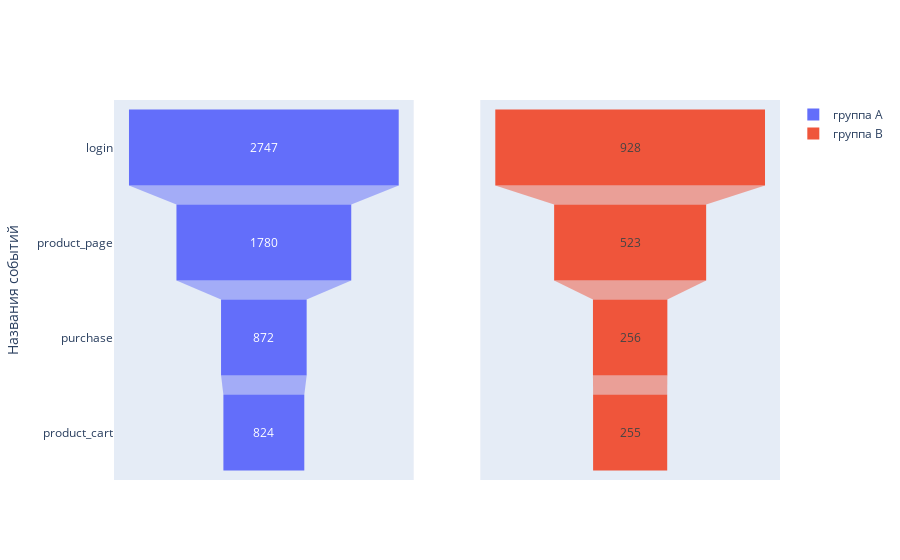

The code cell stored with this chart in its notebook:
### Code cell
# визуализации конверсии для группы А и B

first_line = go.Funnel(
        y=a_conversion['user_id'].index,
        x=a_conversion['user_id'].values,
        name="группа А"
    )
second_line = go.Funnel(
        y=b_conversion['user_id'].index,
        x=b_conversion['user_id'].values,
        name="группа B"
    )
fig = make_subplots(rows=1, cols=2, shared_yaxes=True)
fig.add_trace(first_line, row=1, col=1)
fig.add_trace(second_line, row=1, col=2)

layout = {
    "yaxis": {
        "title": "Названия событий"
    }
}

fig.update_layout(layout)

### Figure 1 — Plotly figure (JSON) as saved in the notebook; plotly's stock layout.template omitted (floating-point values rounded to 4 significant figures)
{"data": [{"name": "группа А", "type": "funnel", "x": [2747, 1780, 872, 824], "xaxis": "x", "y": ["login", "product_page", "purchase", "product_cart"], "yaxis": "y"}, {"name": "группа B", "type": "funnel", "x": [928, 523, 256, 255], "xaxis": "x2", "y": ["login", "product_page", "purchase", "product_cart"], "yaxis": "y2"}], "layout": {"xaxis": {"anchor": "y", "domain": [0, 0.45]}, "xaxis2": {"anchor": "y2", "domain": [0.55, 1]}, "yaxis": {"anchor": "x", "domain": [0, 1], "title": {"text": "Названия событий"}}, "yaxis2": {"anchor": "x2", "domain": [0, 1], "matches": "y", "showticklabels": false}}}
